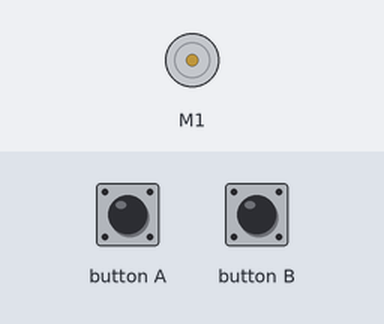
The program below on a simulated BBC micro:bit (MakeCode). Parts: DC motor (green arrow = forward, orange = backward, longer = faster). Inputs (shaded band) come from the test bench. Random numbers come from a fixed seed.

Above: at 1.2 s.
1.3 s: button A pressed for 0.15 s
At 2.6 s:
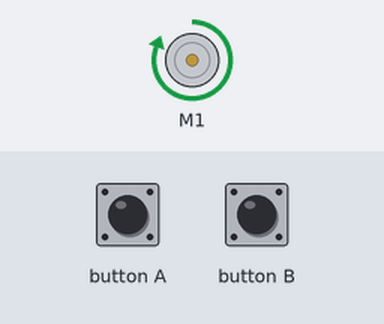
2.9 s: button B pressed for 0.15 s
At 4.1 s:
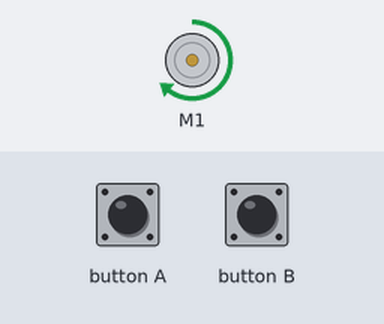
At 5.8 s:
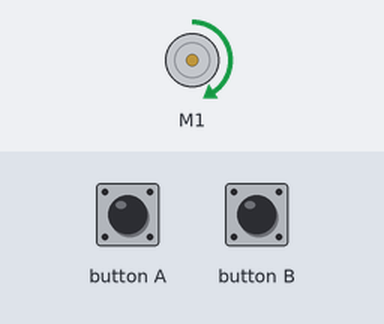
Timing chart, 0 to 10.6 s (numbered marks = the images above; inputs shaded):
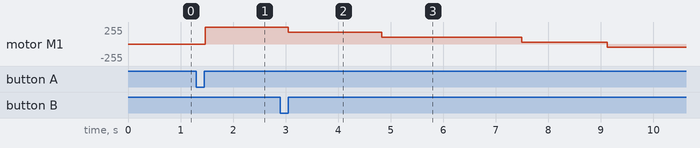

The program:

main.ts
```typescript
let hastighed = 0
input.onButtonPressed(Button.A, function () {
    hastighed = 100
    Kitronik_Robotics_Board.motorOn(Kitronik_Robotics_Board.Motors.Motor1, Kitronik_Robotics_Board.MotorDirection.Forward, hastighed)
})
input.onButtonPressed(Button.B, function () {
    while (hastighed > 0) {
        hastighed += -30
        Kitronik_Robotics_Board.motorOn(Kitronik_Robotics_Board.Motors.Motor1, Kitronik_Robotics_Board.MotorDirection.Forward, hastighed)
        basic.pause(randint(1500, 3000))
    }
})
```

test.ts
```typescript
// test ender her, dette bliver ikke kompileret, når denne pakke bruges som en udvidelse.
```

Measured:
- after the input at 1.3 s, motor M1: stopped → forward 255/255 after 0.17 s
- after the input at 2.9 s, motor M1: forward 255/255 → forward 178/255 after 0.15 s, → forward 102/255 1.8 s later, → forward 26/255 2.7 s later, → backward 51/255 1.6 s later
